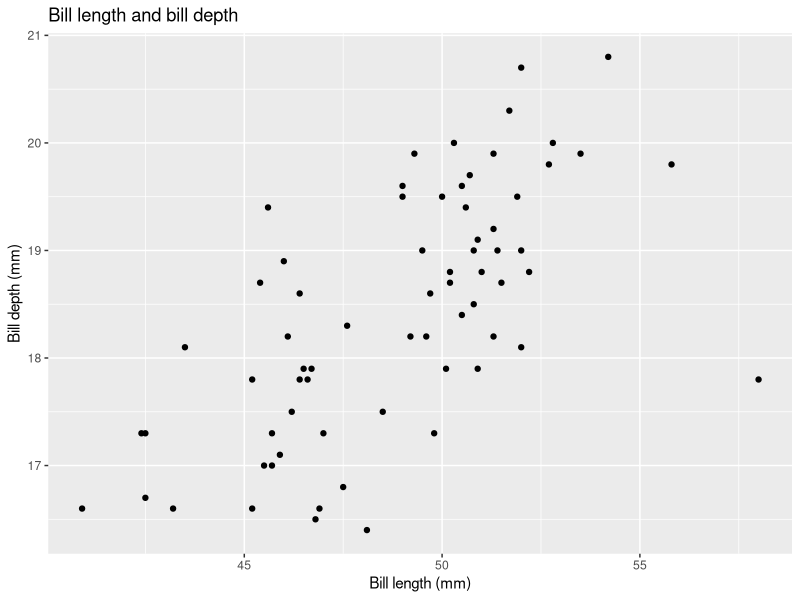
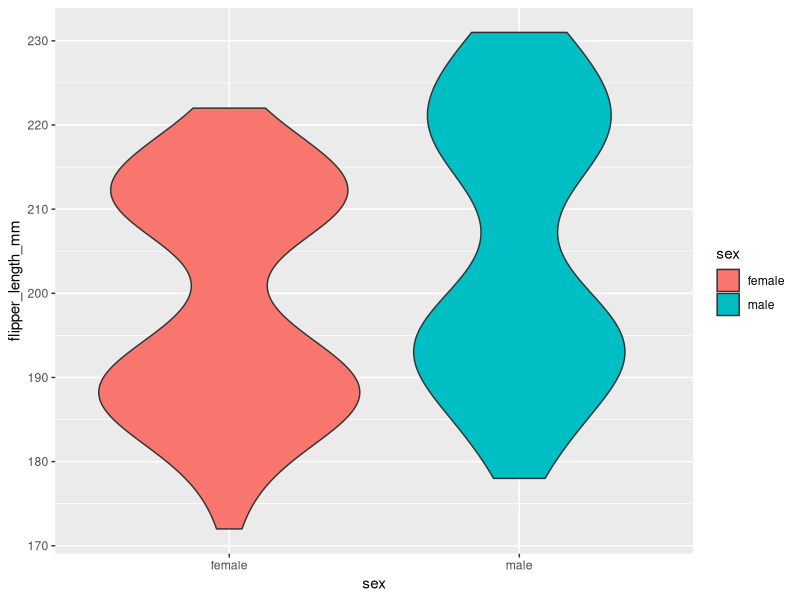

The R script that drew these images, in order:
library(broom)
library(palmerpenguins)
penguins
library(tidyverse)

chinstrap <- penguins |> 
  filter(species == "Chinstrap")
ggplot(data = chinstrap, aes(x = bill_length_mm, y = bill_depth_mm))+
  geom_point()+
  labs(
    x = "Bill length (mm)",
    y = "Bill depth (mm)",
    title = "Bill length and bill depth" )

no_chin <- penguins |> 
  drop_na() |> 
  filter(species != "Chinstrap")

ggplot(no_chin, aes(sex, flipper_length_mm, fill = sex)) +
  geom_violin()
